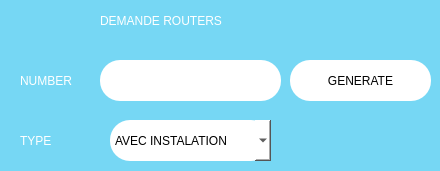
<?xml version="1.0" encoding="UTF-8"?>
<ui version="4.0">
 <class>Form</class>
 <widget class="QWidget" name="Form">
  <property name="geometry">
   <rect>
    <x>0</x>
    <y>0</y>
    <width>440</width>
    <height>171</height>
   </rect>
  </property>
  <property name="windowTitle">
   <string>Form</string>
  </property>
  <property name="styleSheet">
   <string notr="true">background:#76D7F4
</string>
  </property>
  <widget class="QLabel" name="label">
   <property name="geometry">
    <rect>
     <x>100</x>
     <y>0</y>
     <width>261</width>
     <height>41</height>
    </rect>
   </property>
   <property name="styleSheet">
    <string notr="true">font: 63 18pt &quot;Josefin Sans SemiBold&quot;;
color:white
</string>
   </property>
   <property name="text">
    <string>DEMANDE ROUTERS</string>
   </property>
  </widget>
  <widget class="QPlainTextEdit" name="plainTextEdit">
   <property name="geometry">
    <rect>
     <x>100</x>
     <y>60</y>
     <width>181</width>
     <height>41</height>
    </rect>
   </property>
   <property name="styleSheet">
    <string notr="true">background:white;
border-radius: 20px;
font: 63 12pt &quot;Josefin Sans SemiBold&quot;;

</string>
   </property>
   <property name="plainText">
    <string/>
   </property>
  </widget>
  <widget class="QLabel" name="label_3">
   <property name="geometry">
    <rect>
     <x>20</x>
     <y>60</y>
     <width>71</width>
     <height>41</height>
    </rect>
   </property>
   <property name="styleSheet">
    <string notr="true">font: 63 12pt &quot;Josefin Sans SemiBold&quot;;
color:white
</string>
   </property>
   <property name="text">
    <string>NUMBER</string>
   </property>
  </widget>
  <widget class="QPushButton" name="pushButton">
   <property name="geometry">
    <rect>
     <x>290</x>
     <y>60</y>
     <width>141</width>
     <height>41</height>
    </rect>
   </property>
   <property name="cursor">
    <cursorShape>PointingHandCursor</cursorShape>
   </property>
   <property name="styleSheet">
    <string notr="true">background:white;
border-radius: 20px;
font: 63 10pt &quot;Josefin Sans SemiBold&quot;;

</string>
   </property>
   <property name="text">
    <string>GENERATE</string>
   </property>
  </widget>
  <widget class="QLabel" name="label_4">
   <property name="geometry">
    <rect>
     <x>20</x>
     <y>120</y>
     <width>41</width>
     <height>41</height>
    </rect>
   </property>
   <property name="styleSheet">
    <string notr="true">font: 63 12pt &quot;Josefin Sans SemiBold&quot;;
color:white
</string>
   </property>
   <property name="text">
    <string>TYPE</string>
   </property>
  </widget>
  <widget class="QComboBox" name="comboBox">
   <property name="geometry">
    <rect>
     <x>110</x>
     <y>120</y>
     <width>161</width>
     <height>41</height>
    </rect>
   </property>
   <property name="styleSheet">
    <string notr="true">background:white;
border-radius:20px;
font: 63 10pt &quot;Josefin Sans SemiBold&quot;;</string>
   </property>
   <item>
    <property name="text">
     <string>AVEC INSTALATION</string>
    </property>
   </item>
   <item>
    <property name="text">
     <string>SANS INSTALLATION</string>
    </property>
   </item>
  </widget>
 </widget>
 <resources/>
 <connections/>
</ui>
